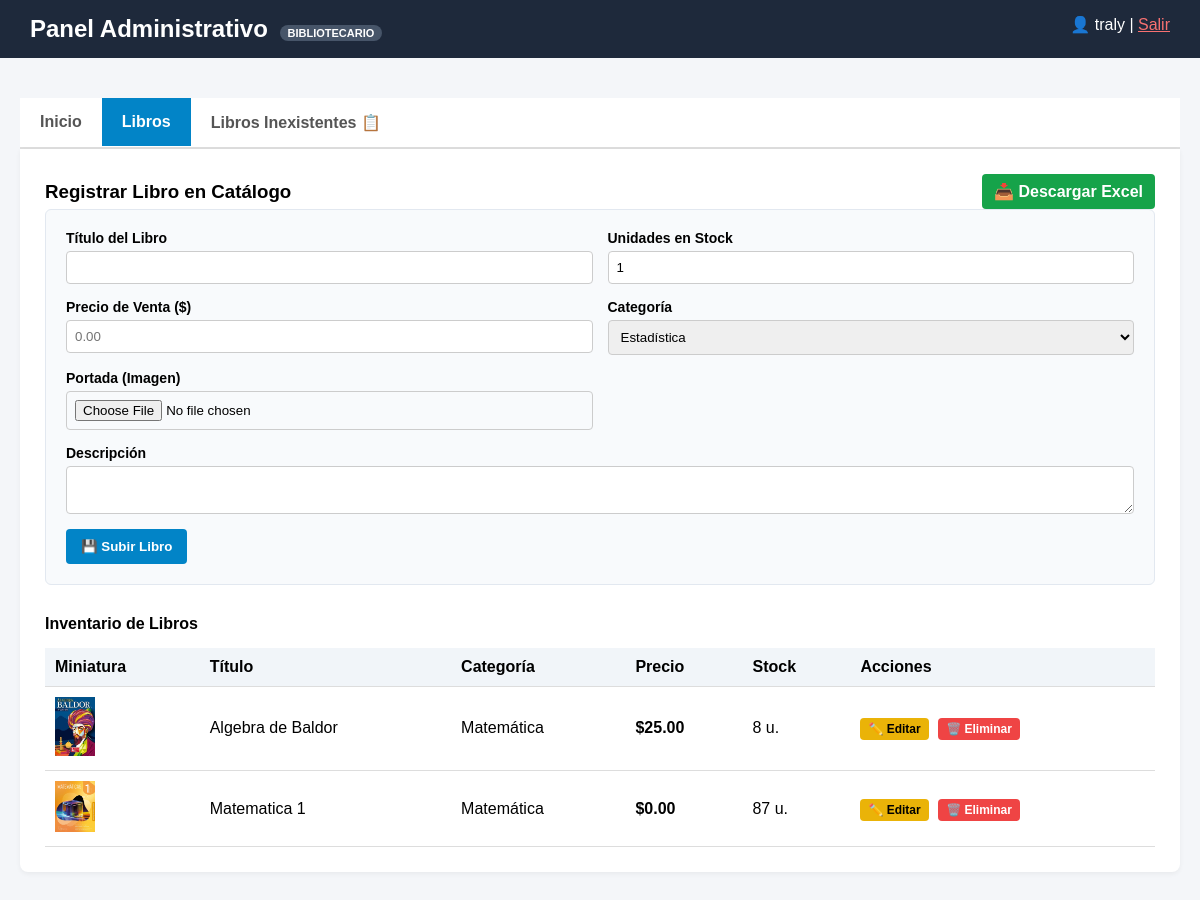
The page /index.php?seccion=libros (signed in) on the database its author committed.
### tables this page shows
CREATE TABLE IF NOT EXISTS `libros` (
  `id` int NOT NULL AUTO_INCREMENT,
  `titulo` varchar(150) NOT NULL,
  `descripcion` text,
  `unidades_existentes` int NOT NULL DEFAULT '0',
  `categoria_id` int NOT NULL,
  `imagen_url` varchar(255) DEFAULT NULL,
  `thumbnail_url` varchar(255) DEFAULT NULL,
  `precio` decimal(10,2) NOT NULL DEFAULT '0.00',
  PRIMARY KEY (`id`),
  KEY `categoria_id` (`categoria_id`)
);

CREATE TABLE IF NOT EXISTS `categorias` (
  `id` int NOT NULL AUTO_INCREMENT,
  `nombre` varchar(100) NOT NULL,
  PRIMARY KEY (`id`),
  UNIQUE KEY `nombre` (`nombre`)
);

### cargador_automatico.php (called while the page is built, shortened)
<?php
spl_autoload_register(function ($clase) {
    $base_dir = __DIR__ . '/';
    $archivo = $base_dir . str_replace('\\', '/', $clase) . '.php';
});

### configuracion/BaseDatos.php (called while the page is built, shortened)
<?php
class BaseDatos {
    private static $instancia = null;
    private $host = '127.0.0.1';
    private $nombre_bd = 'biblioteca_db';
    private $usuario = 'root';
    private $contrasena = '';
    private function __construct() {
        try {
            $dsn = "mysql:host={$this->host};dbname={$this->nombre_bd};charset=utf8mb4";
            $opciones = [
                PDO::ATTR_ERRMODE            => PDO::ERRMODE_EXCEPTION,
                PDO::ATTR_DEFAULT_FETCH_MODE => PDO::FETCH_ASSOC,
                PDO::ATTR_EMULATE_PREPARES   => false,
            ];
            $this->conexion = new PDO($dsn, $this->usuario, $this->contrasena, $opciones);
        } catch (PDOException $e) {
            throw new PDOException("Error de Conexión: " . $e->getMessage());
        }
    }
    public static function obtenerInstancia() {
        if (self::$instancia === null) {
            self::$instancia = new self();
        }
        return self::$instancia->conexion;
    }
}

### modulos/Libros/ControladorLibros.php (called while the page is built, shortened)
<?php
class ControladorLibros {
    private $bd;
    public function __construct() {
        $this->bd = BaseDatos::obtenerInstancia();
    }
    public function consultar(string $buscar = ''): array {
        $sql = "SELECT l.*, c.nombre AS nombre_categoria
                FROM libros l
                LEFT JOIN categorias c ON l.categoria_id = c.id";
        if (!empty($buscar)) {
            $sql .= " WHERE l.titulo LIKE :buscar1 OR l.descripcion LIKE :buscar2";
            $stmt = $this->bd->prepare($sql);
            $stmt->execute([
                ':buscar1' => "%$buscar%",
                ':buscar2' => "%$buscar%"
            ]);
        } else {
            $stmt = $this->bd->query($sql);
        }
        return $stmt->fetchAll();
    }
    public function obtenerCategorias(): array {
        $stmt = $this->bd->query("SELECT id, nombre FROM categorias ORDER BY nombre ASC");
        return $stmt->fetchAll();
    }
}

### index.php (the view, shortened to what this page needs)
<?php
require_once 'cargador_automatico.php';
$rol_usuario = $_SESSION['usuario_rol'] ?? 'bibliotecario';
$seccion = $_GET['seccion'] ?? 'inicio';
$controladorLibros = new ControladorLibros();
$controladorReservas = new ControladorReservas();
$fecha_desde = $_GET['fecha_desde'] ?? date('Y-m-d', strtotime('-30 days'));
$fecha_hasta = $_GET['fecha_hasta'] ?? date('Y-m-d');
$reporteReservas = [];
$librosLista = $controladorLibros->consultar('');
$solicitudes = $controladorReservas->obtenerSolicitudesAdquisicion();
$libroEditar = null;
?>
<!DOCTYPE html>
<html lang="es">
<head>
</head>
<body>
    <header class="menu-horizontal">
        <h2>Panel Administrativo <span class="rol-badge"><?php echo $rol_usuario; ?></span></h2>
        <div>👤 <?php echo $_SESSION['usuario_nombre']; ?> | <a href="index.php?seccion=salir" style="color:#f87171;">Salir</a></div>
    </header>
    <div class="contenedor-central">
        <ul class="tabs">
            <li class="<?php echo $seccion==='inicio'?'activo':''; ?>"><a href="index.php?seccion=inicio">Inicio</a></li>
            <li class="<?php echo $seccion==='libros'?'activo':''; ?>"><a href="index.php?seccion=libros">Libros</a></li>
            <li class="<?php echo $seccion==='libros_inexistentes'?'activo':''; ?>"><a href="index.php?seccion=libros_inexistentes">Libros Inexistentes 📋</a></li>
        </ul>
        <main class="modulo-contenido">
            <?php if($seccion === 'inicio'): ?>
                <div style="display: flex; gap: 25px; align-items: flex-start; flex-wrap: wrap;">
                    <div style="flex: 1; min-width: 300px;">
                        <h3 style="color: #0f172a; margin-bottom: 10px;">Bienvenido al Sistema, <?php echo $_SESSION['usuario_nombre']; ?></h3>
                        <p style="color: #64748b; line-height: 1.5;">Has iniciado sesión con el rol de <strong><?php echo strtoupper($rol_usuario); ?></strong>. Utiliza el menú superior para gestionar los módulos habilitados.</p>
                        <br>
                        <a href="index.php?seccion=libros_inexistentes" style="display: inline-block; padding: 10px 15px; background: #0f172a; color: white; text-decoration: none; border-radius: 6px; font-weight: bold; font-size: 14px;">
                            Ir a Gestionar Libros Inexistentes (<?php echo count($solicitudes); ?>)
                        </a>
                    </div>
                </div>
                <hr style="margin: 30px 0; border: 0; border-top: 1px solid #e2e8f0;">
                <div style="background: #f8fafc; padding: 20px; border-radius: 6px; border: 1px solid #e2e8f0;">
                    <h3 style="color: #0f172a; margin-bottom: 15px;">📊 Generador de Reportes de Reservas</h3>
                    <form method="GET" style="display: flex; gap: 15px; align-items: flex-end; background: none; border: none; padding: 0; margin-bottom: 20px;">
                        <input type="hidden" name="seccion" value="inicio">
                        <div class="campo">
                            <label>Desde:</label>
                            <input type="date" name="fecha_desde" value="<?php echo $fecha_desde; ?>" style="padding: 6px;">
                        </div>
                        <div class="campo">
                            <label>Hasta:</label>
                            <input type="date" name="fecha_hasta" value="<?php echo $fecha_hasta; ?>" style="padding: 6px;">
                        </div>
                        <button type="submit" name="buscar_reporte" style="background: #0f172a; padding: 8px 15px;">🔍 Filtrar en Pantalla</button>
                        <a href="modulos/Libros/ExportarReservasExcel.php?desde=<?php echo $fecha_desde; ?>&hasta=<?php echo $fecha_hasta; ?>"
                           style="background: #16a34a; color: white; padding: 8px 15px; text-decoration: none; border-radius: 4px; font-weight: bold; font-size: 14px;">
                           📥 Descargar Excel
                        </a>
                    </form>
                    <?php if (isset($_GET['buscar_reporte'])): ?>
                        <h4 style="margin-bottom: 10px; color: #334155;">Resultados del Período (<?php echo count($reporteReservas); ?> encontrados)</h4>
                        <table class="tabla">
                            <thead>
                                <tr>
                                    <th>ID</th>
                                    <th>Fecha Reserva</th>
                                    <th>Estudiante</th>
                                    <th>Cédula</th>
                                    <th>Libro</th>
                                    <th>Estado</th>
                                </tr>
                            </thead>
                            <tbody>
                                <?php if (empty($reporteReservas)): ?>
                                    <tr><td colspan="6" style="text-align:center; color:#64748b;">No hay reservas registradas en este rango de fechas.</td></tr>
                                <?php else: ?>
                                    <?php foreach ($reporteReservas as $rev): ?>
                                        <tr>
                                            <td>#<?php echo $rev['id']; ?></td>
                                            <td><?php echo $rev['fecha_reserva']; ?></td>
                                            <td><strong><?php echo htmlspecialchars($rev['primer_nombre'] . ' ' . $rev['primer_apellido']); ?></strong></td>
                                            <td style="font-family: monospace;"><?php echo htmlspecialchars($rev['cip_identificacion']); ?></td>
                                            <td><?php echo htmlspecialchars($rev['libro_titulo']); ?></td>
                                            <td>
                                                <span style="padding: 3px 8px; border-radius: 12px; font-size: 11px; font-weight: bold;
                                                    background: <?php echo $rev['estado'] === 'Prestado' ? '#fee2e2; color:#991b1b;' : '#dcfce7; color:#166534;'; ?>">
                                                    <?php echo $rev['estado']; ?>
                                                </span>
                                            </td>
                                        </tr>
                                    <?php endforeach; ?>
                                <?php endif; ?>
                            </tbody>
                        </table>
                    <?php endif; ?>
                </div>
            <?php elseif($seccion === 'libros'): ?>
                <?php if ($libroEditar): ?>
                    <h3>Editar Libro: <?php echo htmlspecialchars($libroEditar['titulo']); ?></h3>
                    <form method="POST" enctype="multipart/form-data" style="border: 2px solid #eab308; background: #fefcf0;">
                        <input type="hidden" name="libro_id" value="<?php echo $libroEditar['id']; ?>">
                        <div class="grid-form">
                            <div class="campo"><label>Título del Libro</label><input type="text" name="titulo" value="<?php echo htmlspecialchars($libroEditar['titulo']); ?>" required></div>
                            <div class="campo"><label>Unidades en Stock</label><input type="number" name="unidades" value="<?php echo $libroEditar['unidades_existentes']; ?>" min="0" required></div>
                            <div class="campo"><label>Precio de Venta ($)</label><input type="number" name="precio" value="<?php echo $libroEditar['precio']; ?>" min="0.00" step="0.01" required></div>
                            <div class="campo">
                                <label>Categoría</label>
                                <select name="categoria_id" required>
                                    <?php foreach($controladorLibros->obtenerCategorias() as $cat): ?>
                                        <option value="<?php echo $cat['id']; ?>" <?php echo $cat['id'] == $libroEditar['categoria_id'] ? 'selected' : ''; ?>>
                                            <?php echo $cat['nombre']; ?>
                                        </option>
                                    <?php endforeach; ?>
                                </select>
                            </div>
                        <div class="campo"><label>Portada (Opcional)</label><input type="file" name="imagen" accept="image/*"></div>
                        </div>
                        <div class="campo" style="margin-bottom:15px;"><label>Descripción</label><textarea name="descripcion" rows="2"><?php echo htmlspecialchars($libroEditar['descripcion']); ?></textarea></div>
                        <button type="submit" name="actualizar_libro" style="background:#eab308; color:black;">💾 Guardar Cambios</button>
                        <a href="index.php?seccion=libros" style="margin-left:10px; text-decoration:none; color:#555; font-weight:bold;">Cancelar</a>
                    </form>
                <?php else: ?>
                    <div style="display:flex; justify-content:space-between; align-items:center;">
                        <h3>Registrar Libro en Catálogo</h3>
                        <a href="modulos/Libros/ExportarExcel.php" style="background:#16a34a; color:white; padding:8px 12px; text-decoration:none; border-radius:4px; font-weight:bold;">📥 Descargar Excel</a>
                    </div>
                    <form method="POST" enctype="multipart/form-data">
                        <div class="grid-form">
                            <div class="campo"><label>Título del Libro</label><input type="text" name="titulo" required value="<?php echo isset($_GET['pre_titulo']) ? htmlspecialchars($_GET['pre_titulo']) : ''; ?>"></div>
                            <div class="campo"><label>Unidades en Stock</label><input type="number" name="unidades" min="0" required value="1"></div>
                            <div class="campo"><label>Precio de Venta ($)</label><input type="number" name="precio" min="0.00" step="0.01" required placeholder="0.00"></div>
                            <div class="campo">
                                <label>Categoría</label>
                                <select name="categoria_id" required>
                                    <?php foreach($controladorLibros->obtenerCategorias() as $cat): ?>
                                        <option value="<?php echo $cat['id']; ?>"><?php echo $cat['nombre']; ?></option>
                                    <?php endforeach; ?>
                                </select>
                            </div>
                            <div class="campo"><label>Portada (Imagen)</label><input type="file" name="imagen" accept="image/*"></div>
                        </div>
                        <div class="campo" style="margin-bottom:15px;"><label>Descripción</label><textarea name="descripcion" rows="2"><?php echo isset($_GET['pre_desc']) ? htmlspecialchars($_GET['pre_desc']) : ''; ?></textarea></div>
                        <button type="submit" name="crear_libro">💾 Subir Libro</button>
                    </form>
                <?php endif; ?>
                <h4>Inventario de Libros</h4>
                <table class="tabla">
                    <thead><tr><th>Miniatura</th><th>Título</th><th>Categoría</th><th>Precio</th><th>Stock</th><th>Acciones</th></tr></thead>
                    <tbody>
                        <?php foreach($librosLista as $l): ?>
                            <tr>
                                <td><img src="<?php echo $l['thumbnail_url'] ?? 'publico/archivos/por-defecto.png'; ?>" width="40"></td>
                                <td><?php echo $l['titulo']; ?></td>
                                <td><?php echo $l['nombre_categoria']; ?></td>
                                <td><strong>$<?php echo number_format($l['precio'] ?? 0.00, 2); ?></strong></td>
                                <td><?php echo $l['unidades_existentes']; ?> u.</td>
                                <td>
                                    <a href="index.php?seccion=libros&editar_libro_id=<?php echo $l['id']; ?>" class="btn-editar">✏️ Editar</a>
                                    <a href="index.php?seccion=libros&accion=eliminar_libro&id=<?php echo $l['id']; ?>" class="btn-eliminar" onclick="return confirm('¿Seguro que deseas eliminar permanentemente este libro?');">🗑️ Eliminar</a>
                                </td>
                            </tr>
                        <?php endforeach; ?>
                    </tbody>
                </table>
            <?php endif; ?>
        </main>
    </div>
</body>
</html>

### rows shown on the page
libros: thumbnail_url (picture), titulo "Algebra de Baldor", categoria.nombre "Matemática", precio "25.00", unidades_existentes "8"
libros: thumbnail_url (picture), titulo "Matematica 1", categoria.nombre "Matemática", precio "0.00", unidades_existentes "87"

### other values the page prints
$rol_usuario "BIBLIOTECARIO"
$_SESSION['usuario_nombre'] "traly"
form field categoria_id "Estadística"
